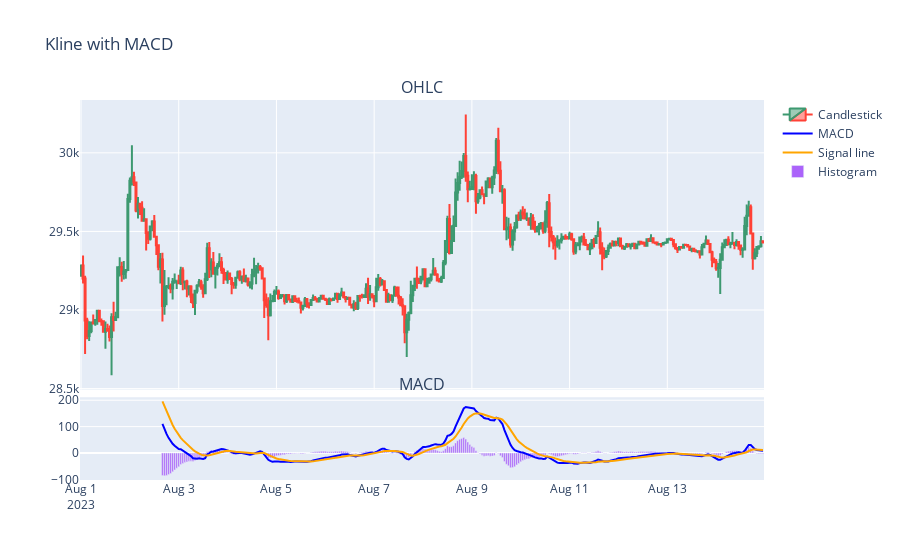

The cell this chart's notebook holds for it:
### Code cell
import pandas as pd
import plotly.graph_objects as go
from plotly.subplots import make_subplots
import talib

# Sample DataFrame 'df' creation skipped for brevity

# Convert Unix timestamps to datetime
df['date'] = pd.to_datetime(df['open_time'], unit='ms')

# Calculate MACD
macd, macdsignal, macdhist = talib.MACD(df['close'], fastperiod=16, slowperiod=32, signalperiod=10)

# Create subplots: one for the candlestick chart, another for the MACD
fig = make_subplots(rows=2, cols=1, shared_xaxes=True, vertical_spacing=0.02, subplot_titles=('OHLC', 'MACD'), row_width=[0.2, 0.7])

# Add the candlestick plot
fig.add_trace(go.Candlestick(x=df['date'],
                open=df['open'],
                high=df['high'],
                low=df['low'],
                close=df['close'],
                name="Candlestick"), row=1, col=1)

# Add MACD lines
fig.add_trace(go.Scatter(x=df['date'], y=macd, line=dict(width=2, color='blue'), name='MACD'), row=2, col=1)
fig.add_trace(go.Scatter(x=df['date'], y=macdsignal, line=dict(width=2, color='orange'), name='Signal line'), row=2, col=1)

# Add MACD histogram (difference between MACD and signal)
fig.add_trace(go.Bar(x=df['date'], y=macdhist, name='Histogram'), row=2, col=1)

# Update layout
fig.update_layout(title_text="Kline with MACD", xaxis_rangeslider_visible=False)
fig.show()

### Figure 1 — Plotly figure (JSON) as saved in the notebook; plotly's stock layout.template omitted (floating-point values rounded to 4 significant figures; data arrays with more than 128 entries replaced by an {"elided": "..."} marker saying what was removed)
{"data": [{"close": {"elided": "336 float values"}, "high": {"elided": "336 float values"}, "low": {"elided": "336 float values"}, "name": "Candlestick", "open": {"elided": "336 float values"}, "type": "candlestick", "x": {"elided": "336 str values"}, "xaxis": "x", "yaxis": "y"}, {"line": {"color": "blue", "width": 2}, "name": "MACD", "type": "scatter", "x": {"elided": "336 str values"}, "xaxis": "x2", "y": {"elided": "336 float values"}, "yaxis": "y2"}, {"line": {"color": "orange", "width": 2}, "name": "Signal line", "type": "scatter", "x": {"elided": "336 str values"}, "xaxis": "x2", "y": {"elided": "336 float values"}, "yaxis": "y2"}, {"name": "Histogram", "type": "bar", "x": {"elided": "336 str values"}, "xaxis": "x2", "y": {"elided": "336 float values"}, "yaxis": "y2"}], "layout": {"annotations": [{"font": {"size": 16}, "showarrow": false, "text": "OHLC", "x": 0.5, "xanchor": "center", "xref": "paper", "y": 1, "yanchor": "bottom", "yref": "paper"}, {"font": {"size": 16}, "showarrow": false, "text": "MACD", "x": 0.5, "xanchor": "center", "xref": "paper", "y": 0.2178, "yanchor": "bottom", "yref": "paper"}], "autosize": true, "title": {"text": "Kline with MACD"}, "xaxis": {"anchor": "y", "autorange": true, "domain": [0, 1], "matches": "x2", "range": ["2023-07-31 23:30", "2023-08-14 23:30"], "rangeslider": {"visible": false, "yaxis": {}}, "showticklabels": false, "type": "date"}, "xaxis2": {"anchor": "y2", "autorange": true, "domain": [0, 1], "range": ["2023-07-31 23:30", "2023-08-14 23:30"], "type": "date"}, "yaxis": {"anchor": "x", "autorange": true, "domain": [0.2378, 1], "range": [28490.0, 30340.0]}, "yaxis2": {"anchor": "x2", "autorange": true, "domain": [0, 0.2178], "range": [-102.3, 211.3], "type": "linear"}}}
